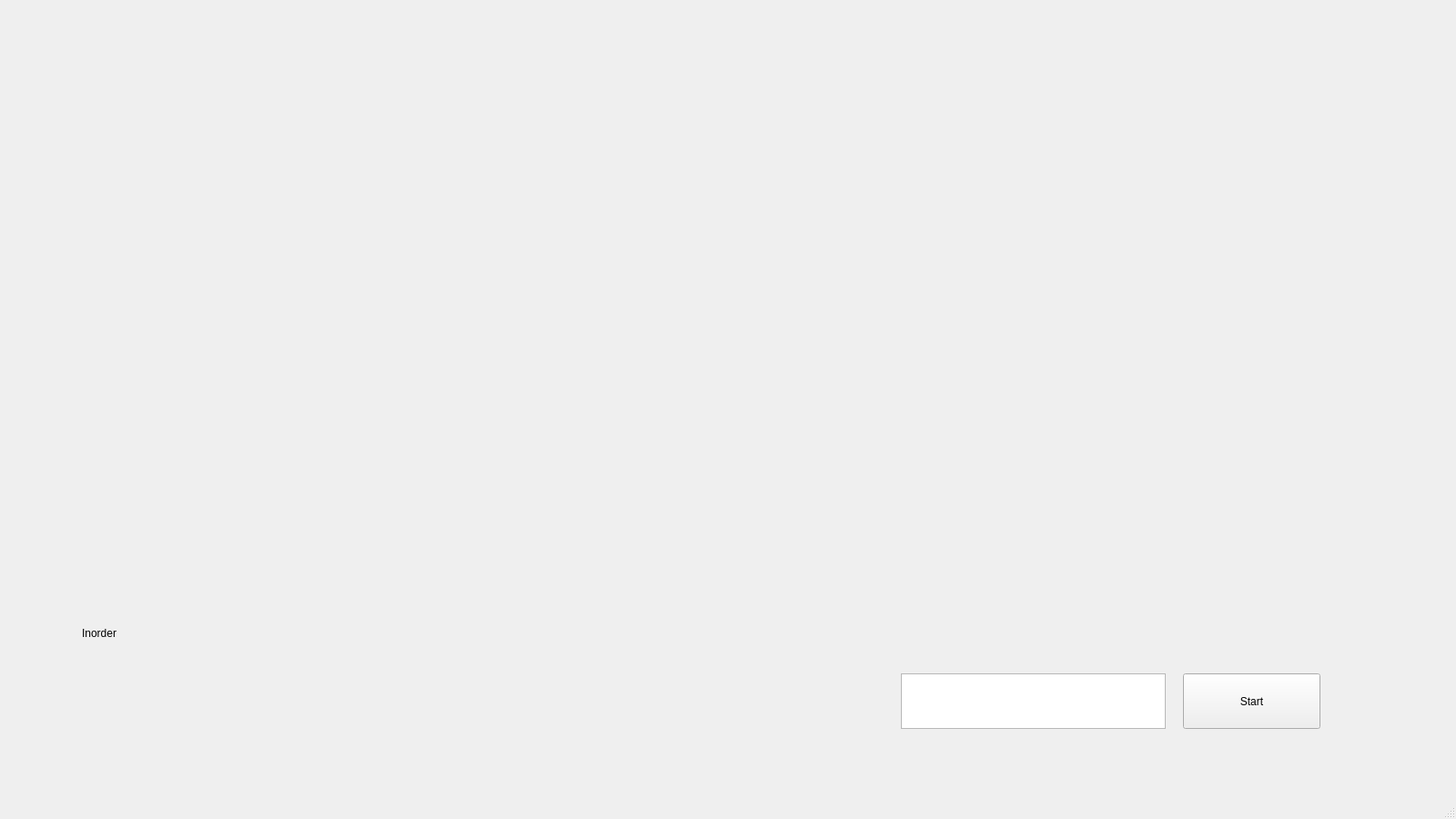
<?xml version="1.0" encoding="UTF-8"?>
<ui version="4.0">
 <class>MainWindow</class>
 <widget class="QMainWindow" name="MainWindow">
  <property name="geometry">
   <rect>
    <x>0</x>
    <y>0</y>
    <width>1600</width>
    <height>900</height>
   </rect>
  </property>
  <property name="windowTitle">
   <string>MainWindow</string>
  </property>
  <widget class="QWidget" name="centralwidget">
   <widget class="QPushButton" name="pushButton_start">
    <property name="geometry">
     <rect>
      <x>1300</x>
      <y>740</y>
      <width>151</width>
      <height>61</height>
     </rect>
    </property>
    <property name="text">
     <string>Start</string>
    </property>
   </widget>
   <widget class="QPlainTextEdit" name="plainTextEdit_input">
    <property name="geometry">
     <rect>
      <x>990</x>
      <y>740</y>
      <width>291</width>
      <height>61</height>
     </rect>
    </property>
   </widget>
   <widget class="QLabel" name="label_message">
    <property name="geometry">
     <rect>
      <x>90</x>
      <y>730</y>
      <width>831</width>
      <height>71</height>
     </rect>
    </property>
    <property name="text">
     <string/>
    </property>
   </widget>
   <widget class="QLabel" name="label_preorder">
    <property name="geometry">
     <rect>
      <x>90</x>
      <y>680</y>
      <width>101</width>
      <height>31</height>
     </rect>
    </property>
    <property name="text">
     <string>Inorder</string>
    </property>
   </widget>
   <widget class="QLabel" name="label_paintArea">
    <property name="geometry">
     <rect>
      <x>80</x>
      <y>40</y>
      <width>1421</width>
      <height>611</height>
     </rect>
    </property>
    <property name="text">
     <string/>
    </property>
   </widget>
  </widget>
  <widget class="QMenuBar" name="menubar">
   <property name="geometry">
    <rect>
     <x>0</x>
     <y>0</y>
     <width>1600</width>
     <height>22</height>
    </rect>
   </property>
  </widget>
  <widget class="QStatusBar" name="statusbar"/>
 </widget>
 <resources/>
 <connections/>
</ui>
